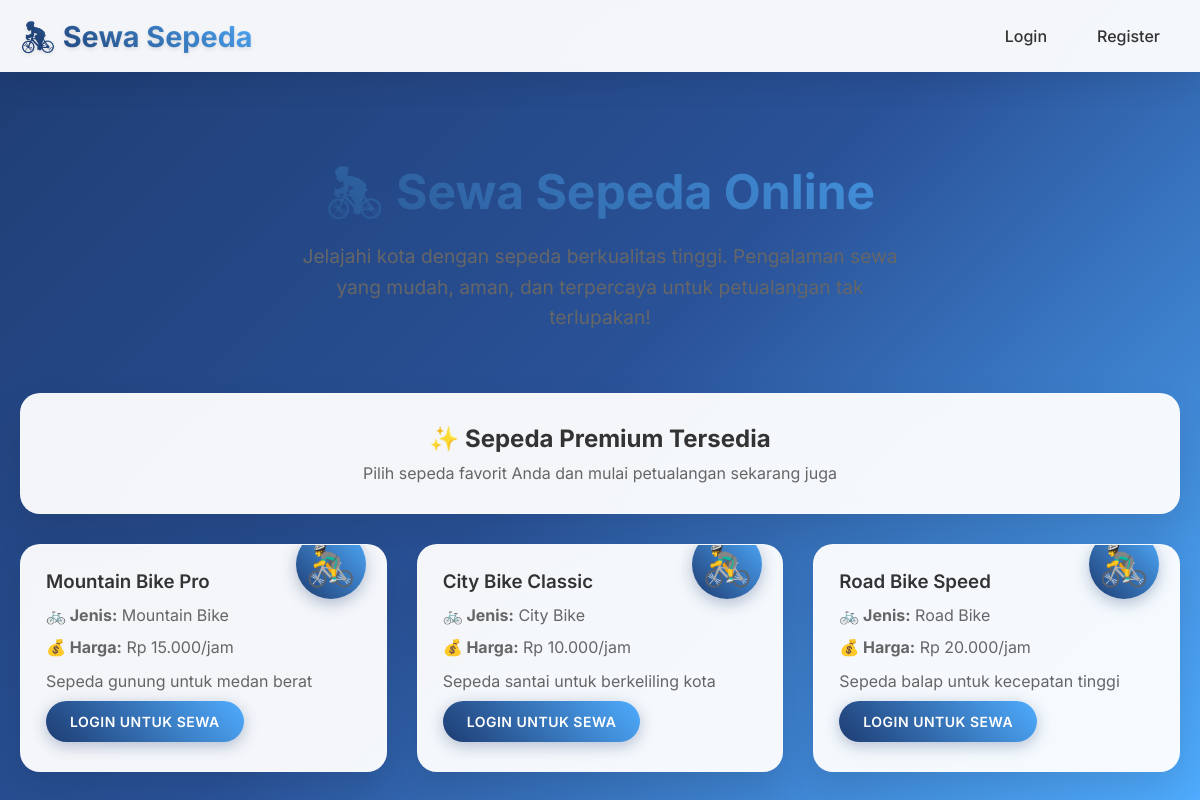
The page / on the database its author committed.
### tables this page shows
CREATE TABLE sepeda (
    id INT PRIMARY KEY AUTO_INCREMENT,
    nama_sepeda VARCHAR(100) NOT NULL,
    jenis VARCHAR(50) NOT NULL,
    harga_per_jam DECIMAL(10,2) NOT NULL,
    status ENUM('tersedia', 'disewa', 'maintenance') DEFAULT 'tersedia',
    gambar VARCHAR(255),
    deskripsi TEXT,
    created_at TIMESTAMP DEFAULT CURRENT_TIMESTAMP
);

### models/Sepeda.php (called while the page is built, shortened)
<?php
class Sepeda {
    private $pdo;
    public function __construct($pdo) {
        $this->pdo = $pdo;
    }
    public function getAllSepeda() {
        $stmt = $this->pdo->query("SELECT * FROM sepeda WHERE status = 'tersedia'");
        return $stmt->fetchAll();
    }
}
?>

### index.php (the view, shortened to what this page needs)
<?php
require_once 'config/config.php';
require_once 'models/Sepeda.php';
$sepedaModel = new Sepeda($pdo);
$sepedaList = $sepedaModel->getAllSepeda();
?>
<!DOCTYPE html>
<html lang="id">
<head>
    <link rel="stylesheet" href="assets/css/style.css">
</head>
<body>
    <nav class="navbar">
        <div class="nav-container">
            <div class="logo">🚴 Sewa Sepeda</div>
            <div class="nav-links">
                <?php if (isset($_SESSION['user_id'])): ?>
                    <a href="dashboard.php">Dashboard</a>
                    <a href="logout.php">Logout</a>
                <?php else: ?>
                    <a href="login.php">Login</a>
                    <a href="register.php">Register</a>
                <?php endif; ?>
            </div>
        </div>
    </nav>
    <div class="container">
        <div class="hero">
            <h1>🚴‍♂️ Sewa Sepeda Online</h1>
            <p>Jelajahi kota dengan sepeda berkualitas tinggi. Pengalaman sewa yang mudah, aman, dan terpercaya untuk petualangan tak terlupakan!</p>
        </div>
        <div class="card">
            <h2 style="text-align: center; margin-bottom: 10px; color: #333;">✨ Sepeda Premium Tersedia</h2>
            <p style="text-align: center; color: #666;">Pilih sepeda favorit Anda dan mulai petualangan sekarang juga</p>
        </div>
        <div class="sepeda-grid">
            <?php foreach ($sepedaList as $sepeda): ?>
                <div class="sepeda-card">
                    <div class="sepeda-info">
                        <h3><?= htmlspecialchars($sepeda['nama_sepeda']) ?></h3>
                        <p><strong>🚲 Jenis:</strong> <?= htmlspecialchars($sepeda['jenis']) ?></p>
                        <p><strong>💰 Harga:</strong> Rp <?= number_format($sepeda['harga_per_jam'], 0, ',', '.') ?>/jam</p>
                        <p style="color: #666; margin-top: 10px;"><?= htmlspecialchars($sepeda['deskripsi']) ?></p>
                        <?php if (isset($_SESSION['user_id'])): ?>
                            <a href="sewa.php?id=<?= $sepeda['id'] ?>" class="btn btn-primary">Sewa Sekarang</a>
                        <?php else: ?>
                            <a href="login.php" class="btn btn-primary">Login untuk Sewa</a>
                        <?php endif; ?>
                    </div>
                </div>
            <?php endforeach; ?>
        </div>
    </div>
</body>
</html>

### assets/css/style.css (style rules this page uses)
* { margin: 0; padding: 0; box-sizing: border-box; }
body { font-family: 'Inter', sans-serif; background: linear-gradient(135deg, #1e3c72 0%, #2a5298 50%, #4facfe 100%); min-height: 100vh; color: #333; }
.navbar { background: rgba(255, 255, 255, 0.95); backdrop-filter: blur(10px); padding: 1rem 0; box-shadow: 0 8px 32px rgba(0,0,0,0.1); position: sticky; top: 0; z-index: 100; }
.nav-container { max-width: 1200px; margin: 0 auto; display: flex; justify-content: space-between; align-items: center; padding: 0 20px; }
.logo { background: linear-gradient(45deg, #1e3c72, #4facfe); background-clip: text; -webkit-text-fill-color: transparent; font-size: 1.8rem; font-weight: 700; text-shadow: 0 2px 4px rgba(0,0,0,0.1); }
.nav-links { display: flex; gap: 10px; }
.nav-links a { color: #333; text-decoration: none; padding: 10px 20px; border-radius: 25px; font-weight: 500; transition: all 0.3s ease; position: relative; overflow: hidden; }
.container { max-width: 1200px; margin: 0 auto; padding: 30px 20px; }
.card { background: rgba(255, 255, 255, 0.95); backdrop-filter: blur(10px); border-radius: 20px; box-shadow: 0 20px 40px rgba(0,0,0,0.1); padding: 30px; margin-bottom: 30px; border: 1px solid rgba(255,255,255,0.2); transition: transform 0.3s ease, box-shadow 0.3s ease; }
.btn { padding: 12px 24px; border: none; border-radius: 25px; cursor: pointer; text-decoration: none; display: inline-block; font-weight: 600; font-size: 14px; transition: all 0.3s ease; position: relative; overflow: hidden; text-transform: uppercase; letter-spacing: 0.5px; }
.btn::before { content: ''; position: absolute; top: 0; left: -100%; width: 100%; height: 100%; background: linear-gradient(90deg, transparent, rgba(255,255,255,0.3), transparent); transition: left 0.5s; }
.btn-primary { background: linear-gradient(45deg, #1e3c72, #4facfe); color: white; box-shadow: 0 4px 15px rgba(30, 60, 114, 0.3); }
.sepeda-grid { display: grid; grid-template-columns: repeat(auto-fit, minmax(320px, 1fr)); gap: 30px; margin-top: 30px; }
.sepeda-card { background: rgba(255, 255, 255, 0.95); backdrop-filter: blur(10px); border-radius: 20px; box-shadow: 0 15px 35px rgba(0,0,0,0.1); overflow: hidden; transition: all 0.3s ease; border: 1px solid rgba(255,255,255,0.2); }
.sepeda-card::before { content: ''; position: absolute; top: 0; left: 0; right: 0; height: 200px; background: linear-gradient(45deg, #1e3c72, #4facfe); opacity: 0; transition: opacity 0.3s ease; }
.sepeda-info { padding: 25px; position: relative; }
.sepeda-info::before { content: '🚴‍♂️'; position: absolute; top: -15px; right: 20px; font-size: 2.5rem; background: linear-gradient(45deg, #1e3c72, #4facfe); padding: 10px; border-radius: 50%; box-shadow: 0 5px 15px rgba(30, 60, 114, 0.3); z-index: 1; }
.sepeda-info h3 { color: #333; margin-bottom: 10px; font-weight: 600; }
.sepeda-info p { color: #666; margin-bottom: 8px; line-height: 1.5; }
.hero { text-align: center; padding: 60px 0; }
.hero h1 { font-size: 3rem; font-weight: 700; background: linear-gradient(45deg, #1e3c72, #4facfe); background-clip: text; -webkit-text-fill-color: transparent; margin-bottom: 20px; }
.hero p { font-size: 1.2rem; color: #666; max-width: 600px; margin: 0 auto; line-height: 1.6; }

### rows shown on the page
sepeda: nama_sepeda "Mountain Bike Pro", jenis "Mountain Bike", harga_per_jam "15.000", deskripsi "Sepeda gunung untuk medan berat"
sepeda: nama_sepeda "City Bike Classic", jenis "City Bike", harga_per_jam "10.000", deskripsi "Sepeda santai untuk berkeliling kota"
sepeda: nama_sepeda "Road Bike Speed", jenis "Road Bike", harga_per_jam "20.000", deskripsi "Sepeda balap untuk kecepatan tinggi"
